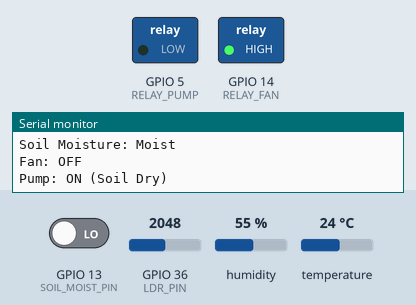
This sketch was run on a simulated ESP32. Parts: switched loads named in the sketch (green lamp = pin HIGH), the last lines printed to the serial monitor. The test bench sets the inputs (shaded band); at power-on: GPIO 13 (SOIL_MOIST_PIN) LOW, temperature 24 °C, GPIO 36 (LDR_PIN) = 2048, humidity 55 %. WiFi joins after 1.5 s; servers stay silent unless stated.

Above: at 3.0 s.
3.1 s: GPIO 13 (SOIL_MOIST_PIN) driven HIGH
At 5.1 s:
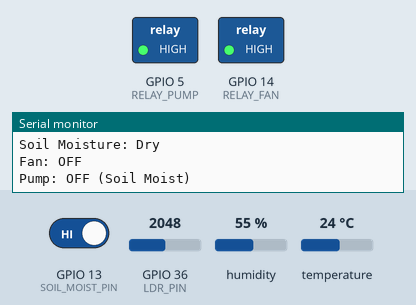
5.5 s: temperature set to 29 °C
7.2 s: temperature set to 32 °C
At 9.0 s:
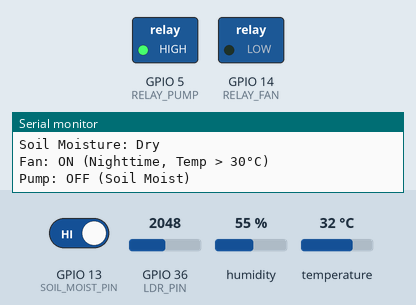
9.7 s: temperature set to 12 °C
At 11.3 s:
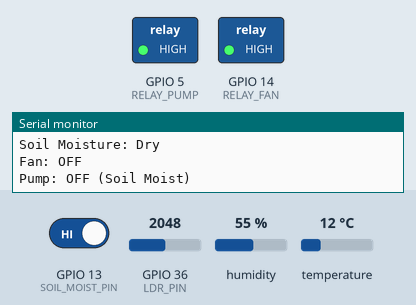
11.9 s: temperature set to 33 °C
At 13.9 s:
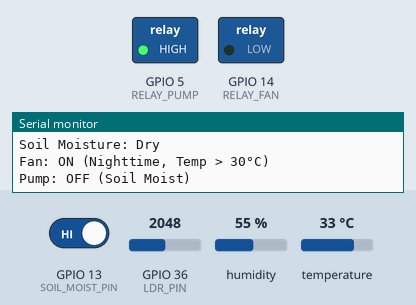
Timing chart, 0 to 15.0 s (numbered marks = the images above; inputs shaded):
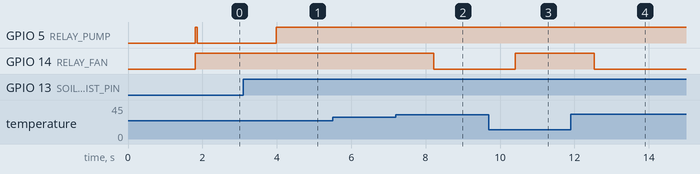

The sketch:

code..ino
```cpp
#define BLYNK_TEMPLATE_ID "TMPL6l0D6yKI-"
#define BLYNK_TEMPLATE_NAME "Green House Automation System"
#define BLYNK_AUTH_TOKEN "iEfOH5C2ZaQYSRPVpHDEmlKDGWESNWUf"

#include <WiFi.h>  // For ESP32 WiFi connection
#include <BlynkSimpleEsp32.h>  // Blynk library for ESP32
#include <DHT.h>   // DHT sensor

#define DHTPIN 4            // GPIO 4 for DHT sensor (D2 on NodeMCU)
#define LDR_PIN A0          // Analog pin (A0)
#define SOIL_MOIST_PIN 13   // GPIO 13 for soil moisture sensor (D7 on NodeMCU)
#define RELAY_FAN 14        // GPIO 14 for fan relay (D5 on NodeMCU)
#define RELAY_PUMP 5        // GPIO 5 for pump relay (D1 on NodeMCU)

DHT dht(DHTPIN, DHT11);  // Initialize DHT sensor (DHT11 model)

char auth[] = "iEfOH5C2ZaQYSRPVpHDEmlKDGWESNWUf";  // Blynk Auth token
char ssid[] = "Project";   // WiFi SSID
char pass[] = "12345678";  // WiFi Password

void setup() {
  Serial.begin(9600);
  Blynk.begin(auth, ssid, pass);  // Initialize Blynk connection

  pinMode(RELAY_FAN, OUTPUT);  // Set relay for fan as output
  pinMode(RELAY_PUMP, OUTPUT);  // Set relay for pump as output
  pinMode(SOIL_MOIST_PIN, INPUT);  // Set soil moisture sensor pin as input

  dht.begin();  // Start the DHT sensor

  // Ensure fan and pump are off initially
  digitalWrite(RELAY_FAN, HIGH);
  digitalWrite(RELAY_PUMP, HIGH);
}

void loop() {
  Blynk.run();  // Run Blynk

  // Read sensor values
  int ldrValue = analogRead(LDR_PIN);
  float ldr_map_val = map(ldrValue, 0, 4095, 100, 0);  // Adjust range for ESP32 ADC (0-4095)
  float temp = dht.readTemperature();  // Get temperature from DHT
  float humidity = dht.readHumidity();  // Get humidity from DHT
  int soilMoisture = digitalRead(SOIL_MOIST_PIN);  // Read soil moisture level

  // Print sensor values
  Serial.print("Temperature: ");
  Serial.print(temp);
  Serial.println("°C");

  Serial.print("Humidity: ");
  Serial.print(humidity);
  Serial.println("%");

  Serial.print("LDR Value: ");
  Serial.println(ldr_map_val);

  Serial.print("Soil Moisture: ");
  if (soilMoisture == HIGH) {
    Serial.println("Dry");
  } else {
    Serial.println("Moist");
  }

  // Determine if it's daytime based on LDR value
  bool isDay = ldrValue < 2000;  // Adjust threshold for ESP32 (0-4095 range)

  // Fan control logic based on temperature and light levels
  if (isDay && temp > 35) {
    digitalWrite(RELAY_FAN, LOW);  // Turn fan on during daytime if temp > 35°C
    Serial.println("Fan: ON (Daytime, Temp > 35°C)");
    Blynk.virtualWrite(V1, 255);  // Update Blynk LED for fan
  } else if (!isDay && temp > 30) {
    digitalWrite(RELAY_FAN, LOW);  // Turn fan on during nighttime if temp > 30°C
    Serial.println("Fan: ON (Nighttime, Temp > 30°C)");
    Blynk.virtualWrite(V1, 255);  // Update Blynk LED for fan
  } else {
    digitalWrite(RELAY_FAN, HIGH);  // Turn fan off
    Serial.println("Fan: OFF");
    Blynk.virtualWrite(V1, 0);  // Update Blynk LED for fan
  }

  // Pump control logic based on soil moisture
  if (soilMoisture == LOW) {
    digitalWrite(RELAY_PUMP, LOW);  // Turn pump on if soil is dry
    Serial.println("Pump: ON (Soil Dry)");
    Blynk.virtualWrite(V3, 255);  // Update Blynk LED for pump
  } else {
    digitalWrite(RELAY_PUMP, HIGH);  // Turn pump off if soil is moist
    Serial.println("Pump: OFF (Soil Moist)");
    Blynk.virtualWrite(V3, 0);  // Update Blynk LED for pump
  }

  // Send sensor data to Blynk
  Blynk.virtualWrite(V4, temp);         // Send temperature to Blynk
  Blynk.virtualWrite(V2, ldr_map_val);  // Send LDR value to Blynk
  Blynk.virtualWrite(V0, humidity);     // Send humidity to Blynk

  delay(1000);  // Delay before next reading
}
```

Measured:
- the behaviour switches between 30 and 31 °C on temperature (found by bisection; images 1 and 2)
- after the input at 3.1 s, GPIO 5 (RELAY_PUMP): LOW → HIGH after 0.88 s
- after the input at 7.2 s, GPIO 14 (RELAY_FAN): HIGH → LOW after 1.0 s
- after the input at 9.7 s, GPIO 14 (RELAY_FAN): LOW → HIGH after 0.71 s
- after the input at 11.9 s, GPIO 14 (RELAY_FAN): HIGH → LOW after 0.63 s
